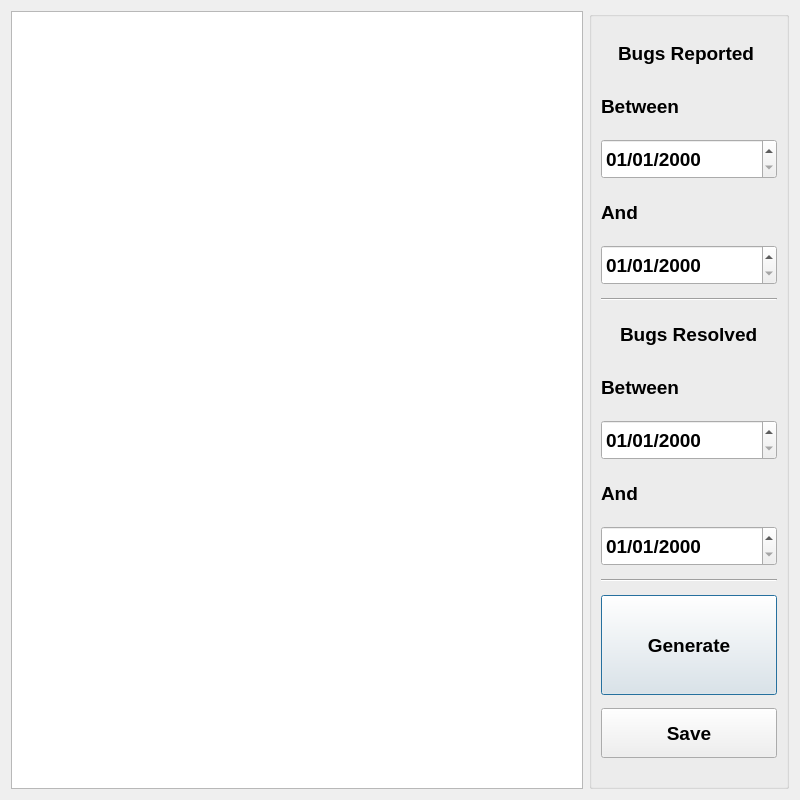
<?xml version="1.0" encoding="UTF-8"?>
<ui version="4.0">
 <class>Report</class>
 <widget class="QDialog" name="Report">
  <property name="geometry">
   <rect>
    <x>0</x>
    <y>0</y>
    <width>800</width>
    <height>800</height>
   </rect>
  </property>
  <property name="minimumSize">
   <size>
    <width>800</width>
    <height>800</height>
   </size>
  </property>
  <property name="windowTitle">
   <string>Form</string>
  </property>
  <layout class="QGridLayout" name="gridLayout">
   <item row="0" column="0">
    <widget class="QTextBrowser" name="report_HTML">
     <property name="font">
      <font>
       <family>Arial</family>
       <pointsize>14</pointsize>
      </font>
     </property>
    </widget>
   </item>
   <item row="0" column="1">
    <widget class="QGroupBox" name="groupBox">
     <property name="minimumSize">
      <size>
       <width>200</width>
       <height>0</height>
      </size>
     </property>
     <property name="font">
      <font>
       <family>Arial</family>
       <pointsize>14</pointsize>
       <weight>75</weight>
       <bold>true</bold>
      </font>
     </property>
     <property name="title">
      <string/>
     </property>
     <property name="alignment">
      <set>Qt::AlignCenter</set>
     </property>
     <layout class="QVBoxLayout" name="verticalLayout">
      <item alignment="Qt::AlignHCenter">
       <widget class="QLabel" name="label">
        <property name="minimumSize">
         <size>
          <width>0</width>
          <height>40</height>
         </size>
        </property>
        <property name="maximumSize">
         <size>
          <width>16777215</width>
          <height>40</height>
         </size>
        </property>
        <property name="text">
         <string>Bugs Reported </string>
        </property>
       </widget>
      </item>
      <item>
       <widget class="QLabel" name="label_2">
        <property name="minimumSize">
         <size>
          <width>0</width>
          <height>40</height>
         </size>
        </property>
        <property name="maximumSize">
         <size>
          <width>16777215</width>
          <height>40</height>
         </size>
        </property>
        <property name="text">
         <string>Between</string>
        </property>
       </widget>
      </item>
      <item>
       <widget class="QDateEdit" name="report_BugReportedDateStart">
        <property name="minimumSize">
         <size>
          <width>0</width>
          <height>40</height>
         </size>
        </property>
        <property name="maximumSize">
         <size>
          <width>16777215</width>
          <height>40</height>
         </size>
        </property>
        <property name="maximumDate">
         <date>
          <year>2016</year>
          <month>12</month>
          <day>31</day>
         </date>
        </property>
        <property name="minimumDate">
         <date>
          <year>2000</year>
          <month>1</month>
          <day>1</day>
         </date>
        </property>
        <property name="displayFormat">
         <string>dd/MM/yyyy</string>
        </property>
       </widget>
      </item>
      <item>
       <widget class="QLabel" name="label_3">
        <property name="minimumSize">
         <size>
          <width>0</width>
          <height>40</height>
         </size>
        </property>
        <property name="maximumSize">
         <size>
          <width>16777215</width>
          <height>40</height>
         </size>
        </property>
        <property name="text">
         <string>And</string>
        </property>
       </widget>
      </item>
      <item>
       <widget class="QDateEdit" name="report_BugReportedDateEnd">
        <property name="minimumSize">
         <size>
          <width>0</width>
          <height>40</height>
         </size>
        </property>
        <property name="maximumSize">
         <size>
          <width>16777215</width>
          <height>40</height>
         </size>
        </property>
        <property name="maximumDate">
         <date>
          <year>2016</year>
          <month>12</month>
          <day>31</day>
         </date>
        </property>
        <property name="minimumDate">
         <date>
          <year>2000</year>
          <month>1</month>
          <day>1</day>
         </date>
        </property>
        <property name="displayFormat">
         <string>dd/MM/yyyy</string>
        </property>
       </widget>
      </item>
      <item>
       <widget class="Line" name="line">
        <property name="orientation">
         <enum>Qt::Horizontal</enum>
        </property>
       </widget>
      </item>
      <item alignment="Qt::AlignHCenter">
       <widget class="QLabel" name="label_4">
        <property name="minimumSize">
         <size>
          <width>0</width>
          <height>40</height>
         </size>
        </property>
        <property name="maximumSize">
         <size>
          <width>16777215</width>
          <height>40</height>
         </size>
        </property>
        <property name="text">
         <string>Bugs Resolved</string>
        </property>
       </widget>
      </item>
      <item>
       <widget class="QLabel" name="label_5">
        <property name="minimumSize">
         <size>
          <width>0</width>
          <height>40</height>
         </size>
        </property>
        <property name="maximumSize">
         <size>
          <width>16777215</width>
          <height>40</height>
         </size>
        </property>
        <property name="text">
         <string>Between</string>
        </property>
       </widget>
      </item>
      <item>
       <widget class="QDateEdit" name="report_BugResolvedDateStart">
        <property name="minimumSize">
         <size>
          <width>0</width>
          <height>40</height>
         </size>
        </property>
        <property name="maximumSize">
         <size>
          <width>16777215</width>
          <height>40</height>
         </size>
        </property>
        <property name="maximumDate">
         <date>
          <year>2016</year>
          <month>12</month>
          <day>31</day>
         </date>
        </property>
        <property name="minimumDate">
         <date>
          <year>2000</year>
          <month>1</month>
          <day>1</day>
         </date>
        </property>
        <property name="displayFormat">
         <string>dd/MM/yyyy</string>
        </property>
       </widget>
      </item>
      <item>
       <widget class="QLabel" name="label_6">
        <property name="minimumSize">
         <size>
          <width>0</width>
          <height>40</height>
         </size>
        </property>
        <property name="maximumSize">
         <size>
          <width>16777215</width>
          <height>40</height>
         </size>
        </property>
        <property name="text">
         <string>And</string>
        </property>
       </widget>
      </item>
      <item>
       <widget class="QDateEdit" name="report_BugResolvedDateEnd">
        <property name="minimumSize">
         <size>
          <width>0</width>
          <height>40</height>
         </size>
        </property>
        <property name="maximumSize">
         <size>
          <width>16777215</width>
          <height>40</height>
         </size>
        </property>
        <property name="maximumDate">
         <date>
          <year>2016</year>
          <month>12</month>
          <day>31</day>
         </date>
        </property>
        <property name="minimumDate">
         <date>
          <year>2000</year>
          <month>1</month>
          <day>1</day>
         </date>
        </property>
        <property name="displayFormat">
         <string>dd/MM/yyyy</string>
        </property>
       </widget>
      </item>
      <item>
       <widget class="Line" name="line_2">
        <property name="orientation">
         <enum>Qt::Horizontal</enum>
        </property>
       </widget>
      </item>
      <item>
       <widget class="QPushButton" name="report_GenerateButton">
        <property name="minimumSize">
         <size>
          <width>0</width>
          <height>100</height>
         </size>
        </property>
        <property name="maximumSize">
         <size>
          <width>16777215</width>
          <height>100</height>
         </size>
        </property>
        <property name="text">
         <string>Generate</string>
        </property>
       </widget>
      </item>
      <item>
       <widget class="QPushButton" name="report_SaveButton">
        <property name="minimumSize">
         <size>
          <width>0</width>
          <height>50</height>
         </size>
        </property>
        <property name="text">
         <string>Save</string>
        </property>
       </widget>
      </item>
     </layout>
    </widget>
   </item>
  </layout>
 </widget>
 <resources/>
 <connections/>
</ui>
